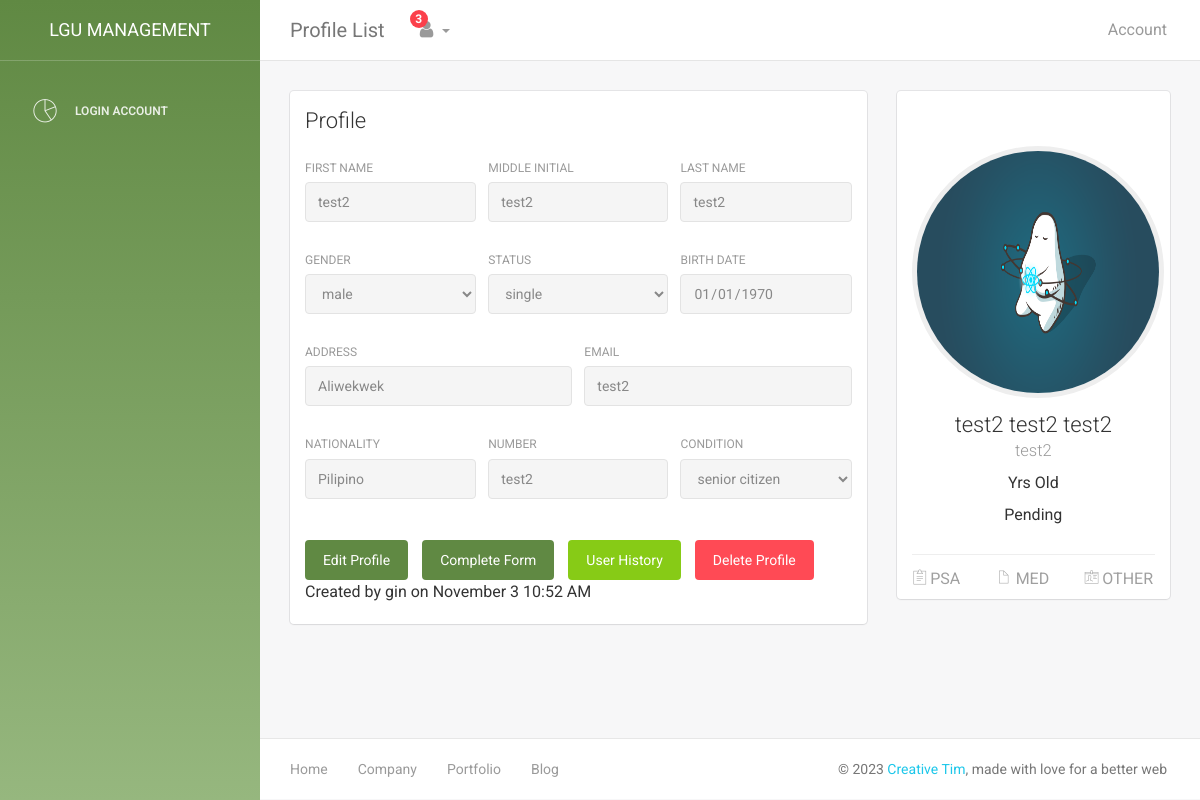
The app's page /LGU/user.php?user_id=ptushpr1n2 with its own data.
### tables this page shows
CREATE TABLE `verified` (
  `id` int(11) NOT NULL,
  `fname` varchar(45) DEFAULT NULL,
  `mi` varchar(5) DEFAULT NULL,
  `lname` varchar(45) DEFAULT NULL,
  `email` varchar(45) DEFAULT NULL,
  `bdate` varchar(20) DEFAULT NULL,
  `status_rs` varchar(20) DEFAULT NULL,
  `gender` varchar(20) DEFAULT 'Male',
  `address` varchar(100) DEFAULT NULL,
  `number` varchar(15) DEFAULT NULL,
  `valid_id` varchar(200) DEFAULT NULL,
  `app_id` varchar(15) DEFAULT NULL,
  `photo` varchar(200) DEFAULT NULL,
  `conditions` varchar(20) DEFAULT NULL,
  `nationality` varchar(45) NOT NULL DEFAULT 'Pilipino',
  `family_name` varchar(45) DEFAULT NULL,
  `family_contact` varchar(15) DEFAULT NULL,
  `brgy` varchar(45) DEFAULT 'Tiniguiban'
);

CREATE TABLE `user_history` (
  `id` int(11) NOT NULL,
  `user_id` varchar(45) DEFAULT NULL,
  `admin_id` varchar(45) DEFAULT NULL,
  `action` varchar(10) NOT NULL DEFAULT 'Created',
  `time_edited` timestamp NOT NULL DEFAULT CURRENT_TIMESTAMP
);

CREATE TABLE `account` (
  `id` int(11) NOT NULL,
  `account_id` varchar(45) DEFAULT NULL,
  `email` varchar(45) DEFAULT NULL,
  `passcode` varchar(45) DEFAULT NULL,
  `account_type` varchar(10) DEFAULT 'User',
  `account_status` varchar(10) DEFAULT 'Pending',
  `isfirstlogin` int(1) DEFAULT '0'
);

### LGU/user.php (the view, shortened to what this page needs)
<?php
require('connection.php');
if(isset($_GET['user_id'])){
    $user_id = $_GET['user_id'];
}else{
    $isDeleteBtn = false;
    $user_id = $_SESSION['user_id'];
}
$query = "SELECT v.*, a.account_status, d.psa , d.med FROM verified v INNER JOIN  account a on a.account_id = v.app_id inner join doc d on v.app_id = d.user_id where a.account_id = '$user_id'";
$result = mysqli_query($conn, $query);
$query1 = "SELECT u.action, u.time_edited , a.name as admin_name from user_history u inner join admin a on u.admin_id = a.admin_id where u.user_id = '$user_id' order by u.id desc limit 1 ";
$result1 = mysqli_query($conn,$query1);
if($result && $result1 ){
    $assoc = mysqli_fetch_assoc($result);
    $assoc1 = mysqli_fetch_assoc($result1);
    extract($assoc);
    extract($assoc1);
}else{
    echo $query;
}
$query3 = "SELECT u.action, u.time_edited, a.name as admin_name, concat(v.lname,' ',v.fname) as user_name  from user_history u inner join admin a on u.admin_id = a.admin_id inner join verified v on u.user_id = v.app_id where u.user_id = '$user_id' order by u.id desc ";
$query3_result = mysqli_query($conn,$query3);
?>
<!doctype html>
<html lang="en">
<head>
    <link href="assets/css/bootstrap.min.css" rel="stylesheet" />
    <link href="assets/css/animate.min.css" rel="stylesheet"/>
    <link href="assets/css/light-bootstrap-dashboard.css?v=1.4.0" rel="stylesheet"/>
    <link href="assets/css/demo.css" rel="stylesheet" />
    <link href="assets/css/confirmation.css" rel="stylesheet" />
    <link href="http://maxcdn.bootstrapcdn.com/font-awesome/4.2.0/css/font-awesome.min.css" rel="stylesheet">
    <link href="assets/css/pe-icon-7-stroke.css" rel="stylesheet" />
</head>
<body>
<div class="wrapper">
    <div class="sidebar" data-color="purple" >
        <?php
        include('includes/sidebar.php'); ?>
    </div>
    <div class="main-panel">
		<?php include('includes/navbar.php'); ?>
        <div class="content">
            <div class="container-fluid">
                <div class="row">
                    <div class="col-md-8">
                        <div class="card">
                            <div class="header">
                                <h4 class="title">Profile</h4>
                            </div>
                            <div class="content">
                                <form id="info_content" >
                                    <div class="row">
                                        <div class="col-md-4">
                                            <div class="form-group">
                                                <label>First Name</label>
                                                <input type="text" class="form-control"  placeholder="Enter first name" value="<?php echo $fname; ?>" readonly>
                                            </div>
                                        </div>
                                        <div class="col-md-4">
                                            <div class="form-group">
                                                <label>Middle Initial</label>
                                                <input type="text" class="form-control" placeholder="Enter M.I" value="<?php echo $mi?>" readonly>
                                            </div>
                                        </div>
                                        <div class="col-md-4">
                                            <div class="form-group">
                                                <label for="exampleInputEmail1">Last Name</label>
                                                <input id="lname" type="text" class="form-control" placeholder="Enter last name" value="<?php echo $lname?>" readonly>
                                            </div>
                                        </div>
                                    </div>
                                    <div class="row">
                                        <div class="col-md-4">
                                            <div class="form-group">
                                                <label>Gender</label>
                                                <select name="  " class="form-control" id="" readonly>
                                                    <option value=""><?php echo $gender ?></option>
                                                </select>
                                            </div>
                                        </div>
                                        <div class="col-md-4">
                                            <div class="form-group">
                                                <label>Status</label>
                                                <select name="  " class="form-control" id="" readonly>
                                                    <option value="<?php echo $status_rs ?>"><?php echo $status_rs ?></option>
                                                </select>
                                            </div>
                                        </div>
                                        <div class="col-md-4">
                                            <div class="form-group">
                                                <label>Birth Date</label>
                                                <input type="date" class="form-control"  value="<?php echo date('Y-m-d', strtotime($bdate)); ?>" readonly>
                                            </div>
                                        </div>
                                    </div>
                                    <div class="row otherInfoOff">
                                        <div class="col-md-6">
                                            <div class="form-group">
                                                <label>Address</label>
                                                <input type="text" class="form-control" placeholder="Home Address" value="<?php echo $address ?>" readonly>
                                            </div>
                                        </div>
                                        <div class="col-md-6">
                                            <div class="form-group">
                                                <label>Email</label>
                                                <input type="email" class="form-control" placeholder="Email Address" id="email" value="<?php echo $email ?>" readonly >
                                            </div>
                                        </div>
                                    </div>
                                    <div class="row otherInfoOff">
                                        <div class="col-md-4">
                                            <div class="form-group">
                                                <label>Nationality</label>
                                                <input type="text" class="form-control" placeholder="Enter nationality" value="<?php echo $nationality ?>" readonly>
                                            </div>
                                        </div>
                                        <div class="col-md-4">
                                            <div class="form-group">
                                                <label>Number</label>
                                                <input type="text" class="form-control" placeholder="Enter number" value="<?php echo $number ?>" readonly>
                                            </div>
                                        </div>
                                        <div class="col-md-4">
                                            <div class="form-group">
                                                <label>Condition</label>
                                                <select name="  " class="form-control" id="" readonly>
                                                    <option value=""><?php echo $conditions ?></option>
                                                </select>
                                            </div>
                                        </div>
                                    </div>
                                </form>
                                        <?php
                                        while ($row = mysqli_fetch_assoc($query3_result)) {
                                            $admin_name = $row['admin_name'];
                                            $action = $row['action'];
                                        }
                                        ?>
                                <br>
                                <div style="display:flex;gap: 1em;">
                                        <button type="submit" class="btn btn-info btn-fill " onclick="window.location.href='user_edit.php?user_id=<?php  echo $user_id ?>'">Edit Profile</button>
                                        <button type="submit" class="btn btn-info btn-fill " onclick="window.location.href='<?php echo ($conditions=='disabled')? 'table_pwd':'table_senior' ?>.php?id=<?php  echo $user_id.'&action=edit' ?>'">Complete Form</button>
                                        <button type="submit" class="btn btn-success btn-fill " onclick="userHistory()">User History</button>
                                        <button type="submit" class="btn btn-danger btn-fill " onclick="deleteUser('<?php  echo $user_id ?>')">Delete Profile</button>
                                </div>
                                <p>
                                <?php
                                $dateFormat = $time_edited;
                                $dateTime = new DateTime($dateFormat);
                                $newDate = $dateTime -> format('F j g:i A');
                                $text = ($action=="Created"? "Created by ": "Last Edited by ");
                                $text =$text.$admin_name. " on ".$newDate;
                                echo $text;
                                ?></p>
                            </div>
                        </div>
                    </div>
                    <div class="col-md-4">
                        <div class="card card-user">
                            <div class="image">
                            </div>
                            <div class="content">
                                <div class="author">
                                     <a href="#">
                                     <?php
                                        $imagePath = "../priotizen_app/user_img/$photo";
                                        if(file_exists($imagePath)) {
                                            echo '<img class="avatar border-gray" style="height: 21em; width: 21em" src="../priotizen_app/user_img/'.$photo.'"  alt="..."/>';
                                        }else{
                                            echo '<img class="avatar border-gray" style="height: 21em; width: 21em" src="../priotizen_app/user_img/empty.jpg"  alt="..."/>';
                                        }
                                      ?>
                                      <h4 class="title"><?php echo $fname." ".$mi." ".$lname ?><br />
                                         <small><?php echo $email ?></small>
                                      </h4>
                                    </a>
                                    <?php
                                    $bdateFormat = $bdate;
                                    $date = DateTime::createFromFormat('m-d-Y', $bdateFormat);
                                    if ($date) {
                                        $currentDate = new DateTime();
                                        $age = $currentDate->diff($date)->y;
                                    } else {
                                        $age = $bdate;
                                    }
                                    ?>
                                    <h5><?php echo $age ?> Yrs Old</h5>
                                    <h5><?php echo $account_status ?></h5>
                                </div>
                            </div>
                            <hr>
                            <div class="text-center">
                                <button onclick="showDoc('Psa')" href="#" class="btn btn-simple"><i class="pe-7s-note2"></i> PSA</button>
                                <button onclick="showDoc('Med')" href="#" class="btn btn-simple"><i class="pe-7s-file"></i> MED</button>
                                <button onclick="toggleOtherInfo()" href="#" class="btn btn-simple"><i class="pe-7s-id"></i> OTHER</button>
                            </div>
                        </div>
                    </div>
                </div>
            </div>
        </div>
        <footer class="footer">
            <div class="container-fluid">
                <nav class="pull-left">
                    <ul>
                        <li>
                            <a href="#">
                                Home
                            </a>
                        </li>
                        <li>
                            <a href="#">
                                Company
                            </a>
                        </li>
                        <li>
                            <a href="#">
                                Portfolio
                            </a>
                        </li>
                        <li>
                            <a href="#">
                               Blog
                            </a>
                        </li>
                    </ul>
                </nav>
                <p class="copyright pull-right">
                    &copy; <script>document.write(new Date().getFullYear())</script> <a href="http://www.creative-tim.com">Creative Tim</a>, made with love for a better web
                </p>
            </div>
        </footer>
    </div>
</div>
</body>
</html>

### records on screen
verified: fname "test2", mi "test2", lname "test2", gender "male", status_rs "single", bdate "01/01/1970", address "Aliwekwek", email "test2", nationality "Pilipino", number "test2", conditions "senior citizen", photo (picture), account.account_status "Pending"
user_history: text "Created by gin on November 3 10:52 AM"

### other values on screen
$num "3"
